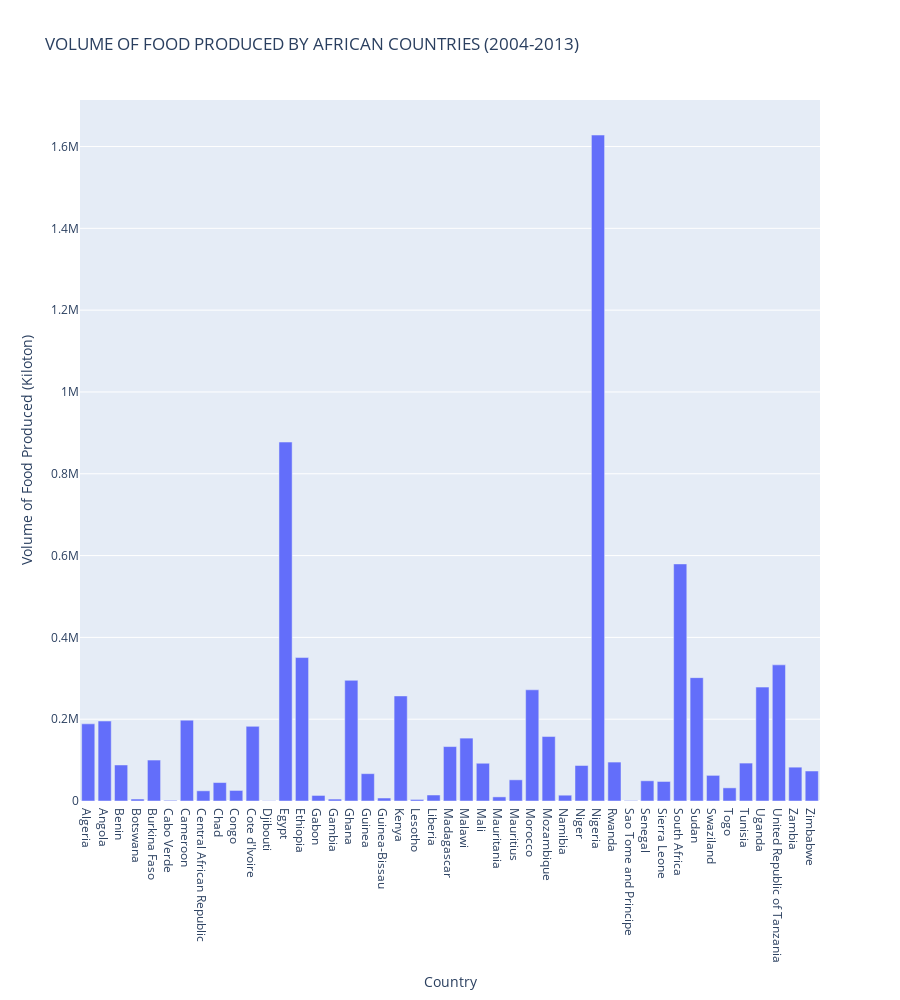

This figure's notebook cell:
### Code cell
#See the Volume of Food produced per Country.
fig = px.bar(df5, x="Country", y="Value",
                 height=1000, labels={'Item':'Food Items', 'Value':'Volume of Food Produced'' (Kiloton)'},
            title='VOLUME OF FOOD PRODUCED BY AFRICAN COUNTRIES'' (2004-2013)')
fig.show()

### Figure 1 — Plotly figure (JSON) as saved in the notebook; plotly's stock layout.template omitted (floating-point values rounded to 4 significant figures)
{"data": [{"alignmentgroup": "True", "hovertemplate": "Country=%{x}<br>Volume of Food Produced (Kiloton)=%{y}<extra></extra>", "legendgroup": "", "marker": {"color": "#636efa"}, "name": "", "offsetgroup": "", "orientation": "v", "showlegend": false, "textposition": "auto", "type": "bar", "x": ["Algeria", "Angola", "Benin", "Botswana", "Burkina Faso", "Cabo Verde", "Cameroon", "Central African Republic", "Chad", "Congo", "Cote d'Ivoire", "Djibouti", "Egypt", "Ethiopia", "Gabon", "Gambia", "Ghana", "Guinea", "Guinea-Bissau", "Kenya", "Lesotho", "Liberia", "Madagascar", "Malawi", "Mali", "Mauritania", "Mauritius", "Morocco", "Mozambique", "Namibia", "Niger", "Nigeria", "Rwanda", "Sao Tome and Principe", "Senegal", "Sierra Leone", "South Africa", "Sudan", "Swaziland", "Togo", "Tunisia", "Uganda", "United Republic of Tanzania", "Zambia", "Zimbabwe"], "xaxis": "x", "y": [188650, 195499, 88072, 4808, 100129, 1658, 197670, 24921, 45078, 25791, 182486, 666, 877498, 350693, 13566, 4699, 295004, 66848, 7296, 256872, 3785, 14657, 133071, 153717, 92292, 10039, 51785, 271821, 157584, 14197, 86808, 1628030, 95174, 1152, 49414, 47737, 579592, 301584, 62665, 32155, 92713, 278421, 332802, 82701, 73316], "yaxis": "y"}], "layout": {"barmode": "relative", "height": 1000, "legend": {"tracegroupgap": 0}, "title": {"text": "VOLUME OF FOOD PRODUCED BY AFRICAN COUNTRIES (2004-2013)"}, "xaxis": {"anchor": "y", "domain": [0, 1], "title": {"text": "Country"}}, "yaxis": {"anchor": "x", "domain": [0, 1], "title": {"text": "Volume of Food Produced (Kiloton)"}}}}
